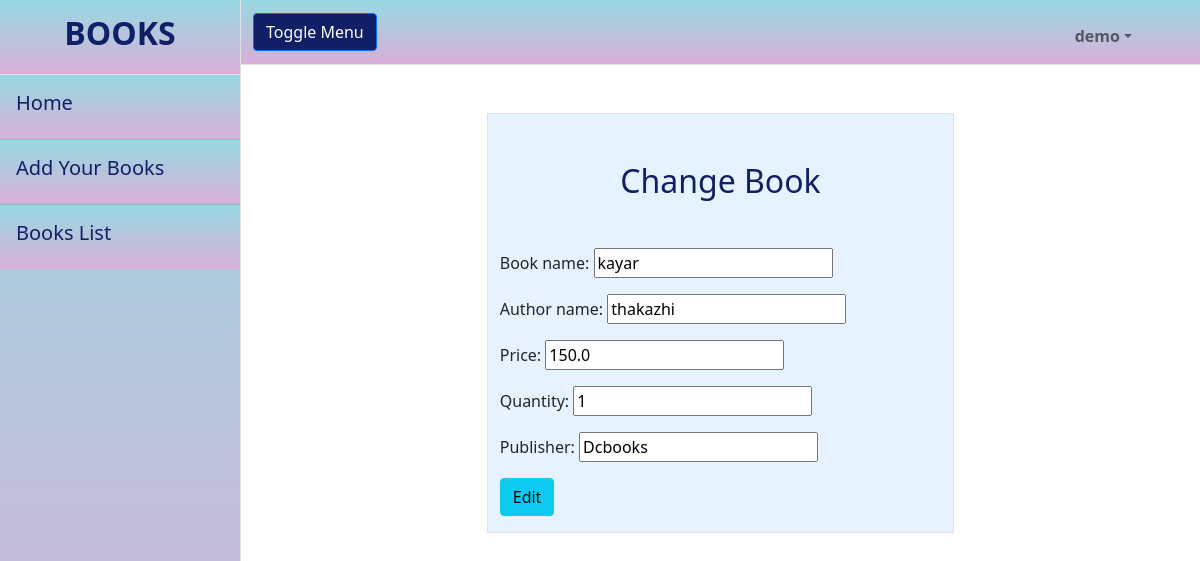
The app's page /bookapp/books/change/11 (signed in) with its own data.
### bookapp/models.py (models this page shows, shortened)
class Books(models.Model):
    book_name=models.CharField(max_length=120)
    author_name= models.CharField(max_length=120)
    price=models.FloatField()
    quantity=models.IntegerField()
    publisher=models.CharField(max_length=120)

### bookapp/views.py (the view, shortened to what this page needs)
# urls.py: path("books/change/<int:id>",views.BookEditView.as_view(),name="edit-book"),
@method_decorator(signin_required,name="dispatch")
class BookEditView(View):
    def get(self,request,*args,**kwargs):
        id=kwargs.get("id")
        book=Books.objects.get(id=id)
        form=forms.BookChangeForm(instance=book)
        return render(request,"book-edit.html",{"form":form})

### bookapp/forms.py
class BookChangeForm(forms.ModelForm):
    class Meta:
        model=Books
        fields=("__all__")

### bookapp/templates/book-edit.html (shortened to what this page needs)
{%extends 'base.html'%}
{%block body_block%}
<div class="container">
    <div class="row  mt-5">
        <div class="col-3"></div>
        <div class="col-6 border" style="background-color: #e6f2ff">
            <h2 class="mt-5 text-center" style="color:#112066">Change Book</h2>
            <form action="" class="mt-5" method="post">
                {{form.as_p}}
                <div class="mb-3">
                    <button type="submit" class="btn btn-info">Edit</button>
                </div>
            </form>
        </div>
        <div class="col-3"></div>
    </div>
</div>
{%endblock%}

### bookapp/templates/base.html (shortened to what this page needs)
<!DOCTYPE html>
{%load static%}
<html lang="en">
    <head>
        <link href="{%static 'css/styles.css'%}" rel="stylesheet" />
    </head>
    <body>
        <div class="d-flex" id="wrapper">
            <div class="border-end bg-white" id="sidebar-wrapper" style="background-color: #D9AFD9; background-image: linear-gradient(0deg, #D9AFD9 0%, #97D9E1 100%);">
                <div class="sidebar-heading border-bottom bg-light text-center" style="background-color: #D9AFD9; background-image: linear-gradient(0deg, #D9AFD9 0%, #97D9E1 100%);"><h2 style="color:#112066"><strong>BOOKS</strong></h2></div>
                <div class="list-group list-group-flush" style="background-color: #D9AFD9; background-image: linear-gradient(0deg, #D9AFD9 0%, #97D9E1 100%);" >
                    <a class="list-group-item list-group-item-action list-group-item-light p-3" href="{%url 'index'%}"><h5 style="color:#112066">Home</h5></a>
                    <a class="list-group-item list-group-item-action list-group-item-light p-3" href="{%url 'add-book' %}"><h5 style="color:#112066">Add Your Books</h5></a>
                    <a class="list-group-item list-group-item-action list-group-item-light p-3" href="{%url 'books-list'%}"><h5 style="color:#112066">Books List</h5></a>
                </div>
            </div>
            <div id="page-content-wrapper">
                <nav class="navbar navbar-expand-lg navbar-light  border-bottom" style="background-color: #D9AFD9; background-image: linear-gradient(0deg, #D9AFD9 0%, #97D9E1 100%);">
                    <div class="container-fluid">
                        <button class="btn btn-primary" id="sidebarToggle" style="background-color:#112066">Toggle Menu</button>
                        <div class="collapse navbar-collapse" id="navbarSupportedContent">
                            <ul class="navbar-nav ms-auto mt-2 me-5 mt-lg-2">
                                <li class="nav-item active" style="color:#112066"><a class="nav-link"  href="#"></a></li>
                                <li class="nav-item dropdown">
                                    <a class="nav-link dropdown-toggle" id="navbarDropdown" href="#" role="button" data-bs-toggle="dropdown" aria-haspopup="true" aria-expanded="false"><strong>{{request.user}}</strong></a>
                                </li>
                            </ul>
                        </div>
                    </div>
                </nav>
                <div class="container-fluid">
                    {%block body_block%}{%endblock%}
                </div>
            </div>
        </div>
    </body>
</html>

### bookapp/templates/base.html (style rules this page uses)
.list-group-item-light { background-color: #D9AFD9; background-image: linear-gradient(0deg, #D9AFD9 0%, #97D9E1 100%); }

### records on screen
Books: book_name "kayar", author_name "thakazhi", price "150.0", quantity "1", publisher "Dcbooks"

### other values on screen
{{ request.user }} "demo"
